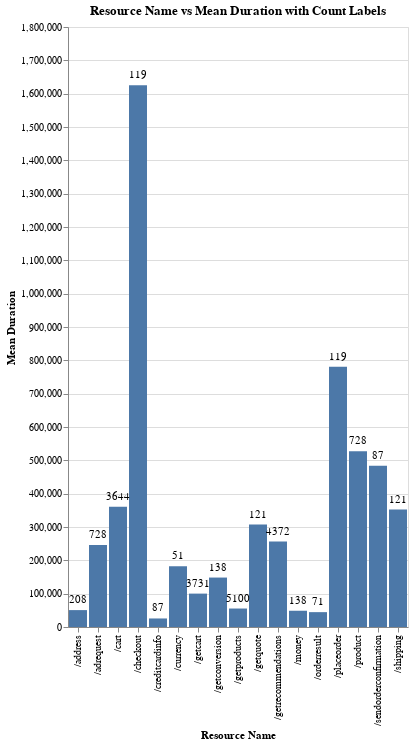

The cell this chart's notebook holds for it:
### Code cell
import altair as alt

source = averagetraceDf

bars = alt.Chart(source, title='Resource Name vs Mean Duration with Count Labels').mark_bar().encode(
    x='Resource Name',
    y='Mean Duration'
)

text = bars.mark_text(
    baseline='middle',
    dy=-10  # Nudges text to right so it doesn't appear on top of the bar
).encode(
    text='count:Q'
)
(bars + text).properties(height=600)

### Figure 1 — Vega-Lite specification as saved in the notebook (floating-point values rounded to 4 significant figures)
{"config": {"view": {"continuousWidth": 400, "continuousHeight": 300}}, "layer": [{"mark": "bar", "encoding": {"x": {"type": "nominal", "field": "Resource Name"}, "y": {"type": "quantitative", "field": "Mean Duration"}}, "title": "Resource Name vs Mean Duration with Count Labels"}, {"mark": {"type": "text", "baseline": "middle", "dy": -10}, "encoding": {"text": {"type": "quantitative", "field": "count"}, "x": {"type": "nominal", "field": "Resource Name"}, "y": {"type": "quantitative", "field": "Mean Duration"}}, "title": "Resource Name vs Mean Duration with Count Labels"}], "data": {"name": "data-1c9ce4afe283e83217b936ea0d4900fb"}, "height": 600, "$schema": "https://vega.github.io/schema/vega-lite/v4.8.1.json", "datasets": {"data-1c9ce4afe283e83217b936ea0d4900fb": [{"Resource Name": "/address", "Mean Duration": 50680.0, "count": 208}, {"Resource Name": "/adrequest", "Mean Duration": 246000.0, "count": 728}, {"Resource Name": "/cart", "Mean Duration": 360500.0, "count": 3644}, {"Resource Name": "/checkout", "Mean Duration": 1625000.0, "count": 119}, {"Resource Name": "/creditcardinfo", "Mean Duration": 25610.0, "count": 87}, {"Resource Name": "/currency", "Mean Duration": 182100.0, "count": 51}, {"Resource Name": "/getcart", "Mean Duration": 100200.0, "count": 3731}, {"Resource Name": "/getconversion", "Mean Duration": 148300.0, "count": 138}, {"Resource Name": "/getproducts", "Mean Duration": 55420.0, "count": 5100}, {"Resource Name": "/getquote", "Mean Duration": 307300.0, "count": 121}, {"Resource Name": "/getrecommendations", "Mean Duration": 256500.0, "count": 4372}, {"Resource Name": "/money", "Mean Duration": 48760.0, "count": 138}, {"Resource Name": "/orderresult", "Mean Duration": 44580.0, "count": 71}, {"Resource Name": "/placeorder", "Mean Duration": 780800.0, "count": 119}, {"Resource Name": "/product", "Mean Duration": 527600.0, "count": 728}, {"Resource Name": "/sendorderconfirmation", "Mean Duration": 484100.0, "count": 87}, {"Resource Name": "/shipping", "Mean Duration": 352300.0, "count": 121}]}}
